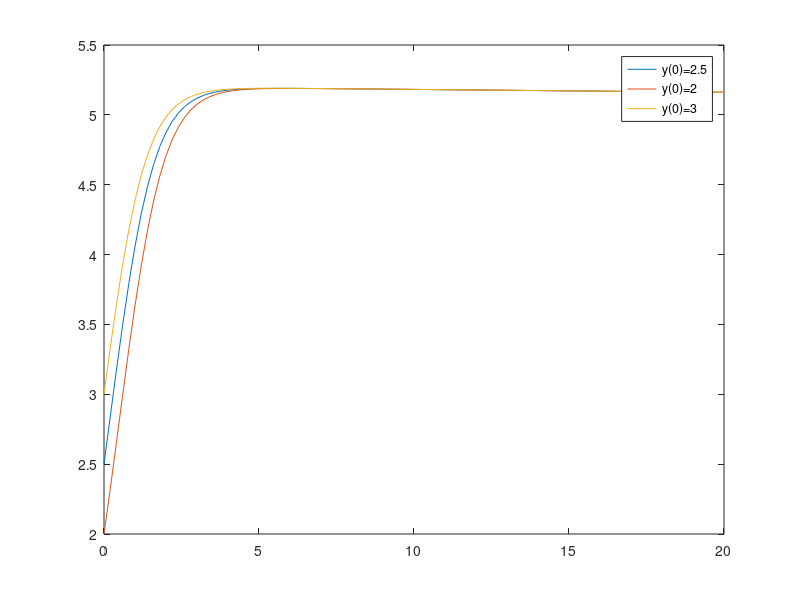

MATLAB code for this plot:
clear,clc
h=0.2;
y(1)=2.50;
a=0;b=20;
T(1)=0;
for i=2:101
y(i)=y(i-1)+h*(1.3*y(i-1)-0.25*(y(i-1))^2-0.0001*y(i-1)*T(i-1));
    T(i)=T(i-1)+h*(y(i-1)+y(i))/2;
end
t=a:h:b;
plot(t,y)
hold on
f(1)=2.00;
R(1)=0;
for i=2:101
f(i)=f(i-1)+h*(1.3*f(i-1)-0.25*(f(i-1))^2-0.0001*f(i-1)*R(i-1));
    R(i)=R(i-1)+h*(f(i-1)+f(i))/2;
end
plot(t,f)
hold on
z(1)=3.00;
S(1)=0;
for i=2:101 z(i)=z(i-1)+h*(1.3*z(i-1)-0.25*(z(i-1))^2-0.0001*z(i-1)*R(i-1));
    S(i)=S(i-1)+h*(z(i-1)+z(i))/2;
end
plot(t,z);
legend('y(0)=2.5','y(0)=2','y(0)=3')